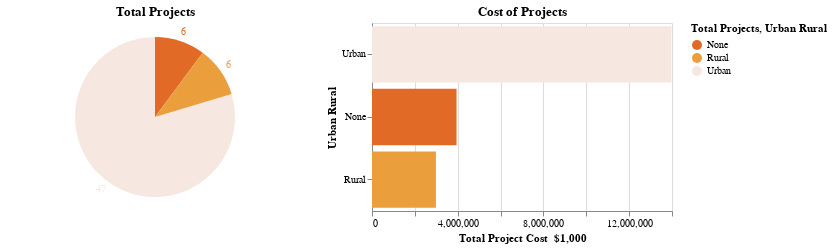

The notebook cell this image was saved under:
### Code cell
total_urban_rural_pie | total_urban_rural_bar

### Figure 1 — Vega-Lite specification as saved in the notebook (floating-point values rounded to 4 significant figures)
{"config": {"view": {"continuousWidth": 400, "continuousHeight": 300}}, "hconcat": [{"layer": [{"mark": {"type": "arc", "outerRadius": 80}, "encoding": {"color": {"field": "Urban Rural", "legend": {"title": "Total Projects"}, "scale": {"range": ["#E16B26", "#EB9F3C", "#f6e7e1", "#8CBCCB", "#2EA8CE", "#136C97"]}, "type": "nominal"}, "theta": {"field": "Total Projects", "stack": true, "type": "quantitative"}, "tooltip": [{"field": "Total Projects", "type": "quantitative"}, {"field": "Total Projects", "type": "quantitative"}]}, "title": "Total Projects"}, {"mark": {"type": "text", "radius": 90, "size": 10}, "encoding": {"color": {"field": "Urban Rural", "legend": {"title": "Total Projects"}, "scale": {"range": ["#E16B26", "#EB9F3C", "#f6e7e1", "#8CBCCB", "#2EA8CE", "#136C97"]}, "type": "nominal"}, "text": {"field": "Total Projects", "type": "quantitative"}, "theta": {"field": "Total Projects", "stack": true, "type": "quantitative"}, "tooltip": [{"field": "Total Projects", "type": "quantitative"}, {"field": "Total Projects", "type": "quantitative"}]}, "title": "Total Projects"}], "height": 188, "width": 300}, {"mark": "bar", "encoding": {"color": {"field": "Urban Rural", "legend": {"title": "Urban Rural"}, "scale": {"range": ["#E16B26", "#EB9F3C", "#f6e7e1", "#8CBCCB", "#2EA8CE", "#136C97"]}, "type": "nominal"}, "tooltip": [{"field": "Total Project ($1000) Formatted", "type": "nominal"}], "x": {"field": "Total Project Cost  $1,000", "title": "Total Project Cost  $1,000", "type": "quantitative"}, "y": {"field": "Urban Rural", "sort": "-x", "title": "Urban Rural", "type": "nominal"}}, "height": 188, "title": "Cost of Projects", "width": 300}], "data": {"name": "data-f91f1614389d7cd8063e3ce4e387b91a"}, "$schema": "https://vega.github.io/schema/vega-lite/v4.17.0.json", "datasets": {"data-f91f1614389d7cd8063e3ce4e387b91a": [{"Urban Rural": "Urban", "Total Projects": 47, "Total Project Cost  $1,000": 13976050, "Current Fake Fund Requested": 13540000.0, "Total Project ($1000) Formatted": "$13,976,050.00", "Fake Fund Formatted": "$13,535,458.80"}, {"Urban Rural": "None", "Total Projects": 6, "Total Project Cost  $1,000": 3945552, "Current Fake Fund Requested": 1312000.0, "Total Project ($1000) Formatted": "$3,945,552.00", "Fake Fund Formatted": "$1,312,343.16"}, {"Urban Rural": "Rural", "Total Projects": 6, "Total Project Cost  $1,000": 2983888, "Current Fake Fund Requested": 1585000.0, "Total Project ($1000) Formatted": "$2,983,888.00", "Fake Fund Formatted": "$1,584,743.83"}]}}
